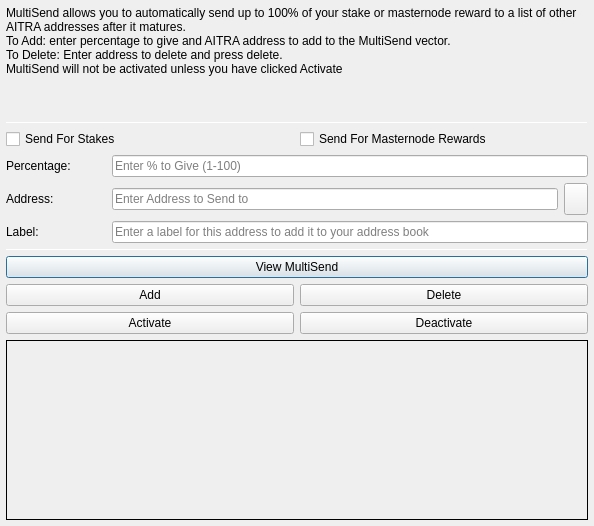
<?xml version="1.0" encoding="UTF-8"?>
<ui version="4.0">
 <class>MultiSendDialog</class>
 <widget class="QDialog" name="MultiSendDialog">
  <property name="windowModality">
   <enum>Qt::NonModal</enum>
  </property>
  <property name="geometry">
   <rect>
    <x>0</x>
    <y>0</y>
    <width>594</width>
    <height>526</height>
   </rect>
  </property>
  <property name="windowTitle">
   <string>MultiSend</string>
  </property>
  <layout class="QVBoxLayout" name="verticalLayout" stretch="0">
   <property name="margin">
    <number>6</number>
   </property>
   <item>
    <layout class="QVBoxLayout" name="verticalLayout_Main" stretch="1,1,1,0,1,1,1">
     <item>
      <widget class="QLabel" name="label_2">
       <property name="lineWidth">
        <number>1</number>
       </property>
       <property name="text">
        <string>MultiSend allows you to automatically send up to 100% of your stake or masternode reward to a list of other AITRA addresses after it matures.
To Add: enter percentage to give and AITRA address to add to the MultiSend vector.
To Delete: Enter address to delete and press delete.
MultiSend will not be activated unless you have clicked Activate</string>
       </property>
       <property name="alignment">
        <set>Qt::AlignLeading|Qt::AlignLeft|Qt::AlignTop</set>
       </property>
       <property name="wordWrap">
        <bool>true</bool>
       </property>
      </widget>
     </item>
     <item>
      <widget class="Line" name="line">
       <property name="minimumSize">
        <size>
         <width>0</width>
         <height>1</height>
        </size>
       </property>
       <property name="maximumSize">
        <size>
         <width>16777215</width>
         <height>1</height>
        </size>
       </property>
       <property name="orientation">
        <enum>Qt::Horizontal</enum>
       </property>
      </widget>
     </item>
     <item>
      <layout class="QVBoxLayout" name="verticalLayout_Settings">
       <item>
        <layout class="QHBoxLayout" name="horizontalLayout">
         <item>
          <widget class="QCheckBox" name="multiSendStakeCheckBox">
           <property name="text">
            <string>Send For Stakes</string>
           </property>
          </widget>
         </item>
         <item>
          <widget class="QCheckBox" name="multiSendMasternodeCheckBox">
           <property name="text">
            <string>Send For Masternode Rewards</string>
           </property>
          </widget>
         </item>
        </layout>
       </item>
       <item>
        <layout class="QHBoxLayout" name="horizontalLayout_6">
         <item>
          <widget class="QLabel" name="label">
           <property name="minimumSize">
            <size>
             <width>100</width>
             <height>0</height>
            </size>
           </property>
           <property name="toolTip">
            <string>Percentage of stake to send</string>
           </property>
           <property name="text">
            <string>Percentage:</string>
           </property>
          </widget>
         </item>
         <item>
          <widget class="QLineEdit" name="multiSendPercentEdit">
           <property name="toolTip">
            <string>Enter whole numbers 1 - 100</string>
           </property>
           <property name="placeholderText">
            <string>Enter % to Give (1-100)</string>
           </property>
          </widget>
         </item>
        </layout>
       </item>
       <item>
        <layout class="QHBoxLayout" name="horizontalLayout_7">
         <item>
          <widget class="QLabel" name="label_5">
           <property name="minimumSize">
            <size>
             <width>100</width>
             <height>0</height>
            </size>
           </property>
           <property name="toolTip">
            <string>Address to send portion of stake to</string>
           </property>
           <property name="text">
            <string>Address:</string>
           </property>
          </widget>
         </item>
         <item>
          <widget class="QLineEdit" name="multiSendAddressEdit">
           <property name="toolTip">
            <string/>
           </property>
           <property name="placeholderText">
            <string>Enter Address to Send to</string>
           </property>
          </widget>
         </item>
         <item>
          <widget class="QToolButton" name="addressBookButton">
           <property name="maximumSize">
            <size>
             <width>16777215</width>
             <height>32</height>
            </size>
           </property>
           <property name="toolTip">
            <string>Choose an address from the address book</string>
           </property>
           <property name="text">
            <string/>
           </property>
           <property name="icon">
            <iconset resource="../aitra.qrc">
             <normaloff>:/icons/address-book</normaloff>:/icons/address-book</iconset>
           </property>
           <property name="shortcut">
            <string>Alt+A</string>
           </property>
          </widget>
         </item>
        </layout>
       </item>
      </layout>
     </item>
     <item>
      <layout class="QHBoxLayout" name="horizontalLayout_3">
       <item>
        <widget class="QLabel" name="label_3">
         <property name="minimumSize">
          <size>
           <width>100</width>
           <height>0</height>
          </size>
         </property>
         <property name="text">
          <string>Label:</string>
         </property>
        </widget>
       </item>
       <item>
        <widget class="QLineEdit" name="labelAddressLabelEdit">
         <property name="placeholderText">
          <string>Enter a label for this address to add it to your address book</string>
         </property>
        </widget>
       </item>
      </layout>
     </item>
     <item>
      <widget class="Line" name="line_2">
       <property name="minimumSize">
        <size>
         <width>0</width>
         <height>1</height>
        </size>
       </property>
       <property name="maximumSize">
        <size>
         <width>16777215</width>
         <height>1</height>
        </size>
       </property>
       <property name="orientation">
        <enum>Qt::Horizontal</enum>
       </property>
      </widget>
     </item>
     <item>
      <layout class="QVBoxLayout" name="verticalLayout_Buttons">
       <item>
        <layout class="QHBoxLayout" name="horizontalLayout_4">
         <item>
          <widget class="QPushButton" name="viewButton">
           <property name="toolTip">
            <string/>
           </property>
           <property name="statusTip">
            <string>View MultiSend Vector</string>
           </property>
           <property name="text">
            <string>View MultiSend</string>
           </property>
          </widget>
         </item>
        </layout>
       </item>
       <item>
        <layout class="QHBoxLayout" name="horizontalLayout_2">
         <item>
          <widget class="QPushButton" name="addButton">
           <property name="toolTip">
            <string/>
           </property>
           <property name="statusTip">
            <string>Add to MultiSend Vector</string>
           </property>
           <property name="text">
            <string>Add</string>
           </property>
          </widget>
         </item>
         <item>
          <widget class="QPushButton" name="deleteButton">
           <property name="toolTip">
            <string/>
           </property>
           <property name="statusTip">
            <string>Delete Address From MultiSend Vector</string>
           </property>
           <property name="text">
            <string>Delete</string>
           </property>
          </widget>
         </item>
        </layout>
       </item>
       <item>
        <layout class="QHBoxLayout" name="horizontalLayout_5">
         <item>
          <widget class="QPushButton" name="activateButton">
           <property name="statusTip">
            <string>Activate MultiSend</string>
           </property>
           <property name="text">
            <string>Activate</string>
           </property>
          </widget>
         </item>
         <item>
          <widget class="QPushButton" name="disableButton">
           <property name="statusTip">
            <string>Deactivate MultiSend</string>
           </property>
           <property name="text">
            <string>Deactivate</string>
           </property>
          </widget>
         </item>
        </layout>
       </item>
      </layout>
     </item>
     <item>
      <widget class="QLabel" name="message">
       <property name="minimumSize">
        <size>
         <width>0</width>
         <height>180</height>
        </size>
       </property>
       <property name="frameShape">
        <enum>QFrame::Panel</enum>
       </property>
       <property name="frameShadow">
        <enum>QFrame::Plain</enum>
       </property>
       <property name="lineWidth">
        <number>1</number>
       </property>
       <property name="midLineWidth">
        <number>1</number>
       </property>
       <property name="text">
        <string/>
       </property>
       <property name="alignment">
        <set>Qt::AlignLeading|Qt::AlignLeft|Qt::AlignTop</set>
       </property>
       <property name="wordWrap">
        <bool>true</bool>
       </property>
      </widget>
     </item>
    </layout>
   </item>
  </layout>
 </widget>
 <resources>
  <include location="../aitra.qrc"/>
 </resources>
 <connections/>
</ui>
